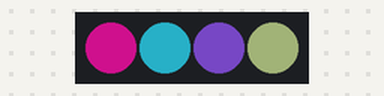
A sketch run on a simulated Arduino Uno, built with avr-gcc and run on an emulated ATmega328P. On the bench: 4 RGB LEDs in strip order, left to right. Dim RGB values are drawn brighter than linear; the strip is taken to match the declared colour order; random numbers use the default seed unless the sketch sets one.

Above: at 0.1 s.
At 2.7 s:
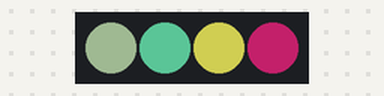
At 9.6 s:
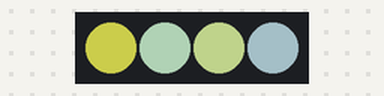
At 16.2 s:
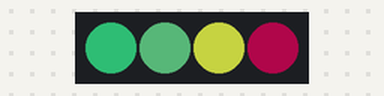
At 28.1 s:
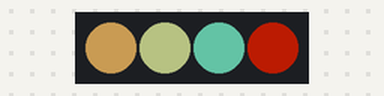
At 35.8 s:
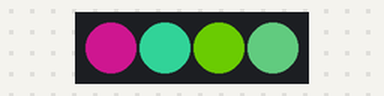
Timing chart, 0 to 40.0 s (numbered marks = the images above):
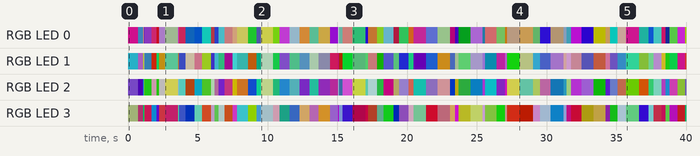

The sketch:

pixelboard.ino
```cpp
#include <Adafruit_NeoPixel.h>

#define PIN            6
#define NUMPIXELS      4

Adafruit_NeoPixel pixels = Adafruit_NeoPixel(NUMPIXELS, PIN, NEO_RGB + NEO_KHZ800);

int brightness = 0;
int direction = 1;

void setup() {
  //Serial.begin(9600);
  pixels.begin();
  pixels.setBrightness(127);
  pixels.show();
}

void loop() {
  change();
}

void change() {
  setRandomColor(0);
  setRandomColor(1);
  setRandomColor(2);
  setRandomColor(3);
  pixels.show();
  delay(random(50, 1000));
  //delay(70);
}

void setRandomColor(int pIdx) {
  int r = random(0, 255);
  int g = random(0, 255);
  int b = random(0, 255);
  pixels.setPixelColor(pIdx, r, g, b);
}
```
